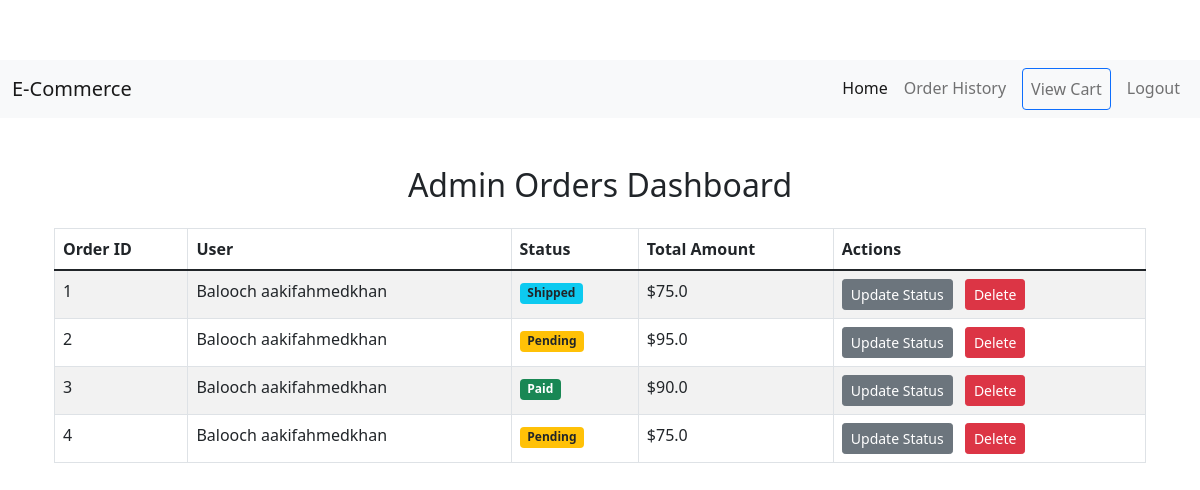
Page /admin/orders (signed in) on the earlier database version.
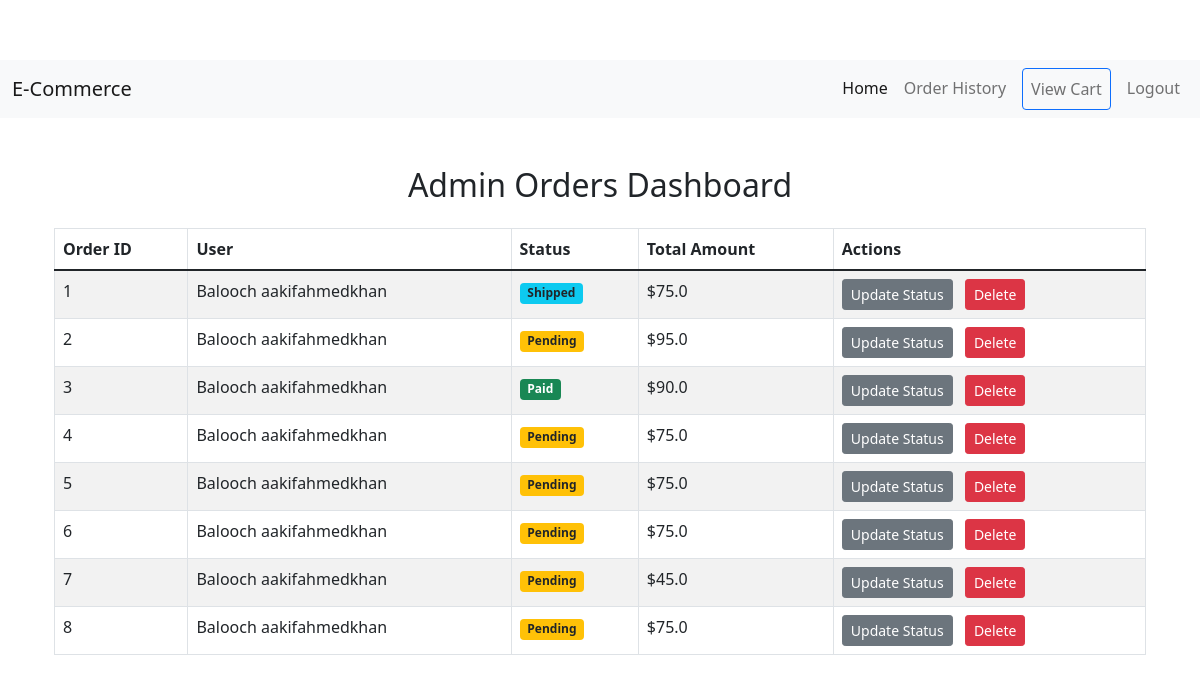
Same page on the later database version.
### model.py (models this page shows)
class Order(db.Model):
    __tablename__ = 'orders'
    id: Mapped[int] = mapped_column(Integer, primary_key=True)
    user_id: Mapped[int] = mapped_column(Integer, db.ForeignKey('users.id'))
    order_date: Mapped[datetime] = mapped_column(DateTime, default=datetime.utcnow)
    total_amount: Mapped[float] = mapped_column(Float, nullable=False)
    status: Mapped[str] = mapped_column(String, nullable='False')
    user = relationship('User', back_populates='orders')
    items = relationship('OrderItem', back_populates='order')
    payment = relationship('Payment', uselist=False, back_populates='order')

class User(UserMixin, db.Model):
    __tablename__ = "users"
    id: Mapped[int] = mapped_column(Integer, primary_key=True)
    email: Mapped[str] = mapped_column(String(100), unique=True)
    password: Mapped[str] = mapped_column(String(100))
    name: Mapped[str] = mapped_column(String(100))
    street: Mapped[str] = mapped_column(String(250))
    city: Mapped[str] = mapped_column(String(15))
    state: Mapped[str] = mapped_column(String(10))
    postal_code: Mapped[str] = mapped_column(String(15))
    country: Mapped[str] = mapped_column(String(15))
    phone_number: Mapped[str] = mapped_column(String(20))
    cart = relationship("Cart", back_populates="user", uselist=False)
    orders = relationship("Order", back_populates="user")

### main.py (the view)
@app.route('/admin/orders')
@admin_only
def admin_orders():
    orders = Order.query.all()
    orders_with_totals = []
    for order in orders:
        order_items = OrderItem.query.filter_by(order_id=order.id).all()
        total_price = sum(item.quantity * item.price for item in order_items)
        orders_with_totals.append({
            'order': order,
            'total_price': total_price,
            'items': order_items
        })
    return render_template('admin_orders.html', orders=orders_with_totals)

### main.py (called while the page is built)
@login_manager.user_loader
def load_user(user_id):
    return db.get_or_404(User, user_id)

def admin_only(f):
    @wraps(f)
    def decorated_function(*args, **kwargs):
        if current_user.id != 1:
            return abort(403)
        return f(*args, **kwargs)
    return decorated_function

### templates/admin_orders.html (shortened to what this page needs)
{% extends "base.html" %}
{% block content %}
<div class="container mt-5">
    <h2 class="text-center mb-4">Admin Orders Dashboard</h2>
    <div class="table-responsive">
        <table class="table table-striped table-bordered table-hover">
            <thead class="thead-dark">
                <tr>
                    <th>Order ID</th>
                    <th>User</th>
                    <th>Status</th>
                    <th>Total Amount</th>
                    <th>Actions</th>
                </tr>
            </thead>
            <tbody>
                {% for entry in orders %}
                <tr>
                    <td>{{ entry.order.id }}</td>
                    <td>{{ entry.order.user.name }}</td>
                    <td>
                        <span class="badge
                            {% if entry.order.status == 'pending' %}bg-warning text-dark{% endif %}
                            {% if entry.order.status == 'paid' %}bg-success{% endif %}
                            {% if entry.order.status == 'Shipped' %}bg-info text-dark{% endif %}
                            ">
                            {{ entry.order.status | capitalize }}
                        </span>
                    </td>
                    <td>${{ entry.total_price }}</td>
                    <td>
                        <a href="{{ url_for('update_order_status', order_id=entry.order.id) }}" class="btn btn-secondary btn-sm">Update Status</a>
                        <form action="{{ url_for('delete_order', order_id=entry.order.id) }}" method="post" style="display:inline;">
                            <button type="submit" class="btn btn-danger btn-sm ms-2" onclick="return confirm('Are you sure you want to delete this order?');">Delete</button>
                        </form>
                    </td>
                </tr>
                {% endfor %}
            </tbody>
        </table>
    </div>
</div>
{% endblock %}

### templates/base.html (shortened to what this page needs)
<!DOCTYPE html>
<html lang="en">
<head>
    <link href="https://cdn.jsdelivr.net/npm/bootstrap@5.1.3/dist/css/bootstrap.min.css" rel="stylesheet">
    <link rel="stylesheet" href="{{ url_for('static', filename='css/style.css') }}">
</head>
<body>
    {% include 'header.html' %}
    <div class="container mt-4">
        {% block content %}{% endblock %}
    </div>
</body>
</html>

### templates/header.html (shortened to what this page needs)
<nav class="navbar navbar-expand-lg navbar-light bg-light">
    <div class="container-fluid">
        <a class="navbar-brand" href="{{ url_for('home') }}">E-Commerce</a>
        <div class="collapse navbar-collapse" id="navbarNav">
            <ul class="navbar-nav ms-auto">
                <li class="nav-item">
                    <a class="nav-link active" href="{{ url_for('home') }}">Home</a>
                </li>
                <li class="nav-item">
                    <a class="nav-link" href="{{ url_for('order_history') }}">Order History</a>
                </li>
                <li class="nav-item">
                    <a class="nav-link btn btn-outline-primary mx-2" href="{{ url_for('cart') }}">View Cart</a>
                </li>
                {% if current_user.is_authenticated %}
                <li class="nav-item">
                    <a class="nav-link" href="{{ url_for('logout') }}">Logout</a>
                </li>
                {% endif %}
            </ul>
        </div>
    </div>
</nav>

### static/css/style.css (style rules this page uses)
body { padding-top: 60px; }
.container { margin-top: 80px; }

Differences in the rows shown:
added Order: order.id "5", order.status "Pending"
added Order: order.id "6", order.status "Pending"
added Order: order.id "7", order.status "Pending"
added Order: order.id "8", order.status "Pending"
Other differences:
new list line: "Balooch aakifahmedkhan"
new list line: "$ 75.0 Update Status Delete"
new list line: "$ 45.0 Update Status Delete"
